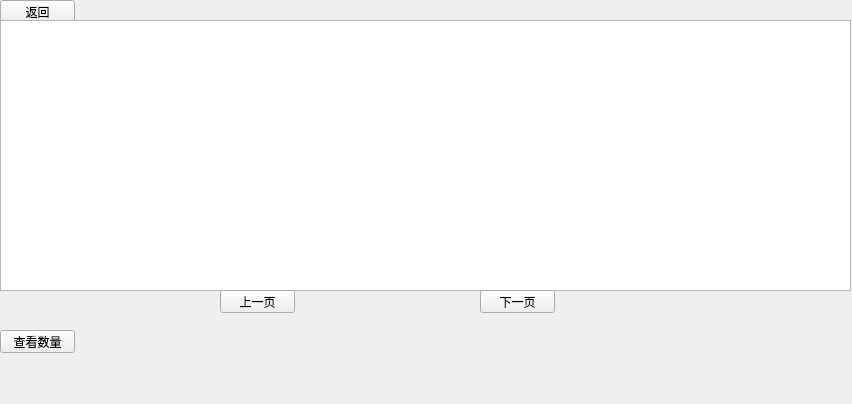
<?xml version="1.0" encoding="UTF-8"?>
<ui version="4.0">
 <class>findInfo</class>
 <widget class="QWidget" name="findInfo">
  <property name="geometry">
   <rect>
    <x>0</x>
    <y>0</y>
    <width>852</width>
    <height>404</height>
   </rect>
  </property>
  <property name="sizePolicy">
   <sizepolicy hsizetype="Fixed" vsizetype="Fixed">
    <horstretch>0</horstretch>
    <verstretch>0</verstretch>
   </sizepolicy>
  </property>
  <property name="maximumSize">
   <size>
    <width>852</width>
    <height>404</height>
   </size>
  </property>
  <property name="windowTitle">
   <string>Form</string>
  </property>
  <widget class="QPushButton" name="pushButton">
   <property name="geometry">
    <rect>
     <x>0</x>
     <y>0</y>
     <width>75</width>
     <height>23</height>
    </rect>
   </property>
   <property name="sizePolicy">
    <sizepolicy hsizetype="Fixed" vsizetype="Fixed">
     <horstretch>0</horstretch>
     <verstretch>0</verstretch>
    </sizepolicy>
   </property>
   <property name="text">
    <string>返回</string>
   </property>
  </widget>
  <widget class="QTableWidget" name="tableWidget">
   <property name="geometry">
    <rect>
     <x>0</x>
     <y>20</y>
     <width>851</width>
     <height>271</height>
    </rect>
   </property>
  </widget>
  <widget class="QPushButton" name="Button_look">
   <property name="geometry">
    <rect>
     <x>0</x>
     <y>330</y>
     <width>75</width>
     <height>23</height>
    </rect>
   </property>
   <property name="text">
    <string>查看数量</string>
   </property>
  </widget>
  <widget class="QPushButton" name="Button_up">
   <property name="geometry">
    <rect>
     <x>220</x>
     <y>290</y>
     <width>75</width>
     <height>23</height>
    </rect>
   </property>
   <property name="text">
    <string>上一页</string>
   </property>
  </widget>
  <widget class="QPushButton" name="Button_down">
   <property name="geometry">
    <rect>
     <x>480</x>
     <y>290</y>
     <width>75</width>
     <height>23</height>
    </rect>
   </property>
   <property name="text">
    <string>下一页</string>
   </property>
  </widget>
 </widget>
 <resources/>
 <connections/>
</ui>
